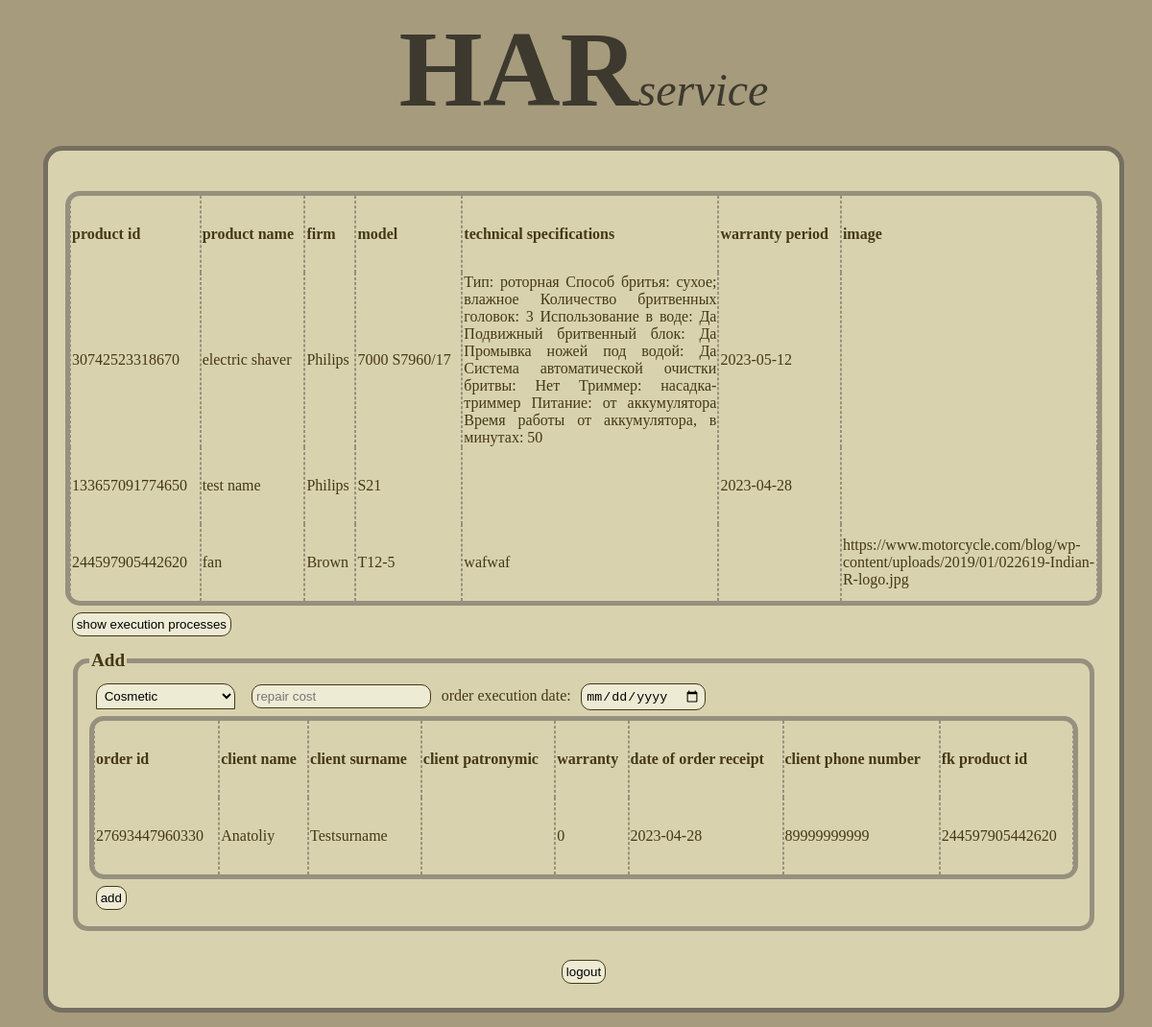
/Execution_processes (signed in), run on the app's committed database.
### tables this page shows
CREATE TABLE "Products" (
	"product_id"	INTEGER NOT NULL UNIQUE,
	"product_name"	TEXT NOT NULL,
	"firm"	TEXT NOT NULL,
	"model"	TEXT NOT NULL,
	"technical_specifications"	TEXT,
	"warranty_period"	TEXT,
	"image"	TEXT,
	PRIMARY KEY("product_id")
);

CREATE TABLE "Orders" (
	"order_id"	INTEGER NOT NULL UNIQUE,
	"client_name"	TEXT NOT NULL,
	"client_surname"	TEXT NOT NULL,
	"client_patronymic"	TEXT,
	"warranty"	INTEGER NOT NULL,
	"date_of_order_receipt"	INTEGER NOT NULL,
	"client_phone_number"	INTEGER NOT NULL,
	"fk_product_id"	INTEGER NOT NULL,
	PRIMARY KEY("order_id"),
	FOREIGN KEY("fk_product_id") REFERENCES "Products"("product_id")
);

### Back_flask.py (the view, shortened to what this page needs)
@app.route("/Execution_processes", methods = ["POST", "GET"])
def Execution_processes():
    if "Logged" not in session:
        return redirect(url_for("login"))
    if session["Logged"] != "engineer" and session["Logged"] != "admin":
        session.pop("Logged")
        return redirect(url_for("login"))
    if "product_id" in session:
        return render_template("Execution_processes.html", title = "Execution processes", user = session["Logged"], product_id = session["product_id"], table_execution = repos.Execution_processes_showAll(session["product_id"]), table_orders = repos.Orders_showAll_for_execution(), table_products = repos.Products_showAll_for_execution())
    else:
        return render_template("Execution_processes.html", title = "Execution processes", user = session["Logged"], table_execution = repos.Execution_processes_showAll(""), table_orders = repos.Orders_showAll_for_execution(), table_products = repos.Products_showAll_for_execution())

### DB/repos.py (called while the page is built)
def Products_showAll_for_execution():
    con = sqlite3.connect("DB/HAR_DB.db")
    c = con.cursor()
    allProducts = c.execute("SELECT * FROM Products WHERE product_id IN (SELECT fk_product_id FROM Orders WHERE order_id IN (SELECT fk_order_id FROM Execution_processes));").fetchall()
    c.close()
    con.close()
    return allProducts

def Orders_showAll_for_execution():
    con = sqlite3.connect("DB/HAR_DB.db")
    c = con.cursor()
    allOrders = c.execute("SELECT * FROM Orders WHERE order_id NOT IN (SELECT fk_order_id FROM Execution_processes)").fetchall()
    c.close()
    con.close()
    return allOrders

def Execution_processes_showAll(product_id):
    con = sqlite3.connect("DB/HAR_DB.db")
    c = con.cursor()
    if product_id == "":
        allExecution_processes = ""
    else:
        allExecution_processes = c.execute("SELECT * FROM Execution_processes WHERE fk_order_id IN (SELECT order_id FROM orders WHERE fk_product_id = " + product_id + ");").fetchall()
    c.close()
    con.close()
    if allExecution_processes == []:
        allExecution_processes = ""
    return allExecution_processes

### templates/Execution_processes.html (shortened to what this page needs)
{% extends "base.html" %}
{% block header %}
    {{super()}}
{% endblock %}
{% block content %}
    <div class="information_content">
        <table class="upload_0">
            <thead>
                <tr>
                    <th>product id</th>
                    <th>product name</th>
                    <th>firm</th>
                    <th>model</th>
                    <th>technical specifications</th>
                    <th>warranty period</th>
                    <th>image</th>
                </tr>
            </thead>
            <tbody>
                {% for row in table_products -%}
                <tr>
                    {% for item in row -%}
                    <td>{{item}}</td>
                    {% endfor -%}
                </tr>
                {% endfor -%}
            </tbody>
        </table>
        <form action="/Execution_processes?operation=show" method="POST">
            <button type="submit" name="show">show execution processes</button>
        </form>
        {% if user == "engineer" -%}
            <fieldset class="action">
                <legend>Add</legend>
                <form action="/Execution_processes?operation=add" method="POST">
                        <select name="type_of_repair" title="type of repair">
                            <option>Cosmetic</option>
                        </select>
                        <input type="number" placeholder="repair cost" name="repair_cost">
                        <label>order execution date:</label>
                        <input type="date" placeholder="order execution date" name="order_execution_date">
                        <table class="upload_1 order_table">
                            <thead>
                                <tr>
                                    <th>order id</th>
                                    <th>client name</th>
                                    <th>client surname</th>
                                    <th>client patronymic</th>
                                    <th>warranty</th>
                                    <th>date of order receipt</th>
                                    <th>client phone number</th>
                                    <th>fk product id</th>
                                </tr>
                            </thead>
                            <tbody>
                                {% for row in table_orders -%}
                                <tr>
                                    {% for item in row -%}
                                    <td>{{item}}</td>
                                    {% endfor -%}
                                </tr>
                                {% endfor -%}
                            </tbody>
                        </table>
                    <input type="submit" value="add" name="add">
                </form>
            </fieldset>
        {% endif -%}
        <form action="/?operation=logout" method="POST"  class="logout">
            <input type="submit" value="logout">
        </form>
    </div>
{% endblock %}

### templates/Base.html (shortened to what this page needs)
<!DOCTYPE html>
<html>
    <head>
        <link rel="stylesheet" type="text/css" href="{{url_for('static', filename='css/style.css')}}">
    </head>
    <body id="{{title}}">
        {% block header -%}
            <div class="logo">
                <span class="bigletter">
                    HAR</span><span class="smallletter">service
                </span>
            </div>
        {% endblock -%}
        <div class="main_content">
            {% block content -%}
            {% endblock -%}
        </div>
    </body>
</html>

### static/css/style.css (style rules this page uses)
body { background-color: #A69B7C; width: 100%; height: 100vh; color: #443819; min-height: 20px; }
.logo { height: 15% auto; text-align: center; color: #3d392f; }
.logo > .bigletter { font-weight: bold; font-size: 7em; }
.logo > .smallletter { font-style: italic; font-size: 3em; }
.main_content { display: flex; flex-direction: column; box-sizing: border-box; min-height: 100vh; align-items: center; }
input, textarea, button, select { background-color: #eeebd4; margin: 0.5em; border-radius: 10px; padding: 0.3em; border: #443819 solid thin; }
select { border-radius: 12px 12px 0 0; }
.information_content { border: #746f60 thick solid; display: flex; flex-direction: column; width: 90%; min-height: 100%; margin: 15px auto; background-color: #D9D2AE; padding: 1.5vw; border-radius: 20px; }
.information_content table { width: 100%; word-break: normal; text-align: justify; border: #96907e thick solid; border-radius: 15px; border-spacing: 0; }
.information_content table td, .information_content table th { border-left: #96907e thin dashed; border-right: #96907e thin dashed; overflow: hidden; max-width: 15em; }
.information_content table tr { max-height: 30em; min-height: 30em; height: 5em; }
.action { border: #96907e thick solid; max-width: 100%; border-radius: 15px; margin: 0.5em; }
legend { font-weight: bold; font-size: 1.2em; }
.information_content > .logout { text-align: center; margin-top: 2vh; }

### data on the page
Products: product_id "30742523318670", product_name "electric shaver", firm "Philips", model "7000 S7960/17", technical_specifications "Тип: роторная Способ бритья: сухое; влажное Количество бритвенных головок: 3 Использование в воде: Да Подвижный бритвенный блок: Да Промывка ножей под водой: Да Система автоматической очистки бритвы: Нет Триммер: насадка-триммер Питание: от аккумулятора Время работы от аккумулятора, в минутах: 50", warranty_period "2023-05-12"
Products: product_id "133657091774650", product_name "test name", firm "Philips", model "S21", warranty_period "2023-04-28"
Products: product_id "244597905442620", product_name "fan", firm "Brown", model "T12-5", technical_specifications "wafwaf", image "https://www.motorcycle.com/blog/wp-content/uploads/2019/01/022619-Indian-R-logo.jpg"
Orders: order_id "27693447960330", client_name "Anatoliy", client_surname "Testsurname", row "0", date_of_order_receipt "2023-04-28", client_phone_number "89999999999", fk_product "244597905442620"
